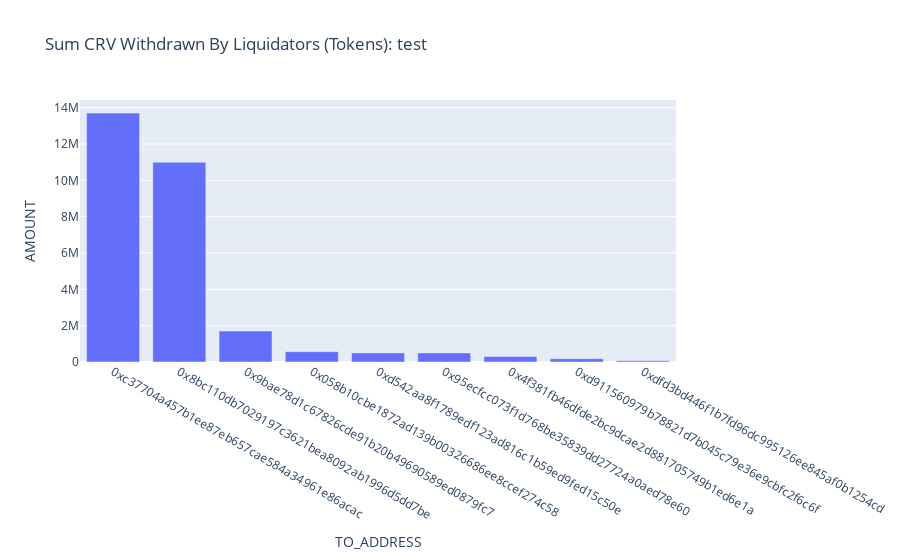

Notebook code cell kept with this figure:
### Code cell
title = "test"
fig = px.bar(out_liq,
        x=out_liq.TO_ADDRESS,
        y=out_liq.AMOUNT,
        # color='TO_ADDRESS',
        title=f"Sum CRV Withdrawn By Liquidators (Tokens): {title}",
        # facet_col='TO_ADDRESS',
        # facet_col_wrap=4
            )
fig.for_each_annotation(lambda a: a.update(text=a.text.split("=")[-1]))
# fig.update_layout(autotypenumbers='convert types')
# fig.update_layout(autotypenumbers='convert types')
fig.show()

### Figure 1 — Plotly figure (JSON) as saved in the notebook; plotly's stock layout.template omitted (floating-point values rounded to 4 significant figures)
{"data": [{"alignmentgroup": "True", "hovertemplate": "TO_ADDRESS=%{x}<br>AMOUNT=%{y}<extra></extra>", "legendgroup": "", "marker": {"color": "#636efa"}, "name": "", "offsetgroup": "", "orientation": "v", "showlegend": false, "textposition": "auto", "type": "bar", "x": ["0xc37704a457b1ee87eb657cae584a34961e86acac", "0x8bc110db7029197c3621bea8092ab1996d5dd7be", "0x9bae78d1c67826cde91b20b49690589ed0879fc7", "0x058b10cbe1872ad139b00326686ee8ccef274c58", "0xd542aa8f1789edf123ad816c1b59ed9fed15c50e", "0x95ecfcc073f1d768be35839dd27724a0aed78e60", "0x4f381fb46dfde2bc9dcae2d881705749b1ed6e1a", "0xd911560979b78821d7b045c79e36e9cbfc2f6c6f", "0xdfd3bd446f1b7fd96dc995126ee845af0b1254cd"], "xaxis": "x", "y": [13700000.0, 11000000, 1700000, 570001, 500001, 500000, 300000, 180200.0, 65000], "yaxis": "y"}], "layout": {"barmode": "relative", "legend": {"tracegroupgap": 0}, "title": {"text": "Sum CRV Withdrawn By Liquidators (Tokens): test"}, "xaxis": {"anchor": "y", "domain": [0, 1], "title": {"text": "TO_ADDRESS"}}, "yaxis": {"anchor": "x", "domain": [0, 1], "title": {"text": "AMOUNT"}}}}
